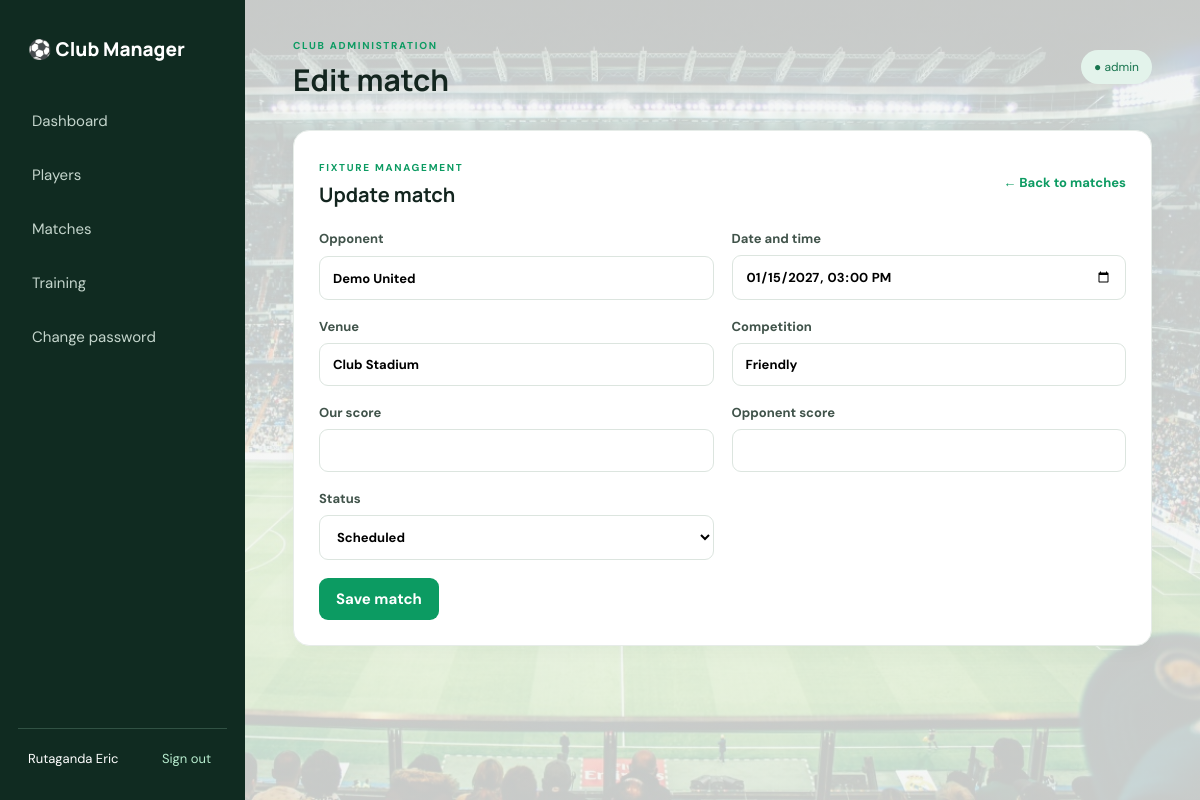
The page /index.php?route=matches/form&id=1 (signed in) on the database its author committed.
### tables this page shows
CREATE TABLE IF NOT EXISTS matches (
    id INT AUTO_INCREMENT PRIMARY KEY,
    opponent VARCHAR(150) NOT NULL,
    match_date DATETIME NOT NULL,
    venue VARCHAR(150) NOT NULL,
    competition VARCHAR(120) NULL,
    our_score INT NULL,
    opponent_score INT NULL,
    status ENUM('scheduled','completed','cancelled') NOT NULL DEFAULT 'scheduled',
    created_at TIMESTAMP DEFAULT CURRENT_TIMESTAMP
);

### app/core/Controller.php (called while the page is built, shortened)
<?php
class Controller {
    protected function view(string $name, array $data = []): void {
        extract($data, EXTR_SKIP);
        require __DIR__ . '/../views/layouts/header.php';
        require __DIR__ . '/../views/' . $name . '.php';
        require __DIR__ . '/../views/layouts/footer.php';
    }
}

### app/controllers/MatchController.php (called while the page is built, shortened)
<?php
class MatchController extends Controller {
    private MatchModel $model;
    public function __construct(){ $this->model=new MatchModel(); }
    public function form(): void{
        $id=request_id($_GET,'id');
        $id=$id??0;
        $match=$id?$this->model->find($id):null;
        $this->view('matches/form',['title'=>$id?'Edit match':'Schedule match','match'=>$match]);
    }
}

### index.php (called while the page is built, shortened)
<?php
require_once __DIR__.'/helpers/functions.php';
require_once __DIR__.'/app/core/Database.php';
require_once __DIR__.'/app/core/Controller.php';
$route=$_GET['route']??(isset($_SESSION['user'])?'dashboard':'login');
$routes=[
 'login'=>[AuthController::class,'login'],'logout'=>[AuthController::class,'logout'],
 'account/password'=>[AuthController::class,'changePassword'],
 'dashboard'=>[DashboardController::class,'index'],
 'players'=>[PlayerController::class,'index'],'players/form'=>[PlayerController::class,'form'],'players/save'=>[PlayerController::class,'save'],'players/delete'=>[PlayerController::class,'delete'],
 'matches'=>[MatchController::class,'index'],'matches/form'=>[MatchController::class,'form'],'matches/save'=>[MatchController::class,'save'],'matches/delete'=>[MatchController::class,'delete'],
 'trainings'=>[TrainingController::class,'index'],'trainings/form'=>[TrainingController::class,'form'],'trainings/save'=>[TrainingController::class,'save'],'trainings/delete'=>[TrainingController::class,'delete'],
 'api/summary'=>[ApiController::class,'summary']
];
try {
    [$class,$method]=$routes[$route];
    (new $class())->$method();
} catch (Throwable $e) {
    error_log('Application error: ' . $e->getMessage());
    http_response_code(500);
    echo APP_DEBUG
        ? 'Application error: ' . htmlspecialchars($e->getMessage(), ENT_QUOTES, 'UTF-8')
        : 'An unexpected error occurred. Please try again later.';
}

### helpers/functions.php (called while the page is built, shortened)
<?php
function e(mixed $value): string {
    return htmlspecialchars(is_scalar($value) ? (string)$value : '', ENT_QUOTES, 'UTF-8');
}
function request_id(array $source, string $key): int|false|null {
    $id = filter_var((string)$source[$key], FILTER_VALIDATE_INT);
    return $id !== false && $id > 0 ? $id : false;
}

### app/core/Database.php (called while the page is built, shortened)
<?php
class Database {
    private static ?PDO $pdo = null;
    public static function connection(): PDO {
        if (self::$pdo === null) {
            self::$pdo = new PDO(
                'mysql:host=' . DB_HOST . ';dbname=' . DB_NAME . ';charset=utf8mb4',
                DB_USER, DB_PASS,
                [PDO::ATTR_ERRMODE => PDO::ERRMODE_EXCEPTION,
                 PDO::ATTR_DEFAULT_FETCH_MODE => PDO::FETCH_ASSOC,
                 PDO::ATTR_EMULATE_PREPARES => false]
            );
        }
        return self::$pdo;
    }
}

### app/models/Match.php (called while the page is built, shortened)
<?php
class MatchModel {
    private PDO $db;
    public function __construct(){ $this->db=Database::connection(); }
    public function find(int $id): ?array { $s=$this->db->prepare('SELECT * FROM matches WHERE id=?');$s->execute([$id]);return $s->fetch() ?: null; }
}

### app/views/matches/form.php (the view)
<section class="panel form-panel"><div class="panel-head"><div><span class="eyebrow">FIXTURE MANAGEMENT</span><h2><?= $match?'Update match':'Schedule a match' ?></h2></div><a class="text-link" href="index.php?route=matches">← Back to matches</a></div><form method="post" action="index.php?route=matches/save" class="form-grid"><?= csrf_field() ?><?php if($match): ?><input type="hidden" name="id" value="<?= e($match['id']) ?>"><?php endif; ?>
<label>Opponent<input name="opponent" required value="<?= e($match['opponent']??'') ?>"></label><label>Date and time<input type="datetime-local" name="match_date" required value="<?= e(isset($match['match_date'])?date('Y-m-d\\TH:i',strtotime($match['match_date'])):'') ?>"></label><label>Venue<input name="venue" required value="<?= e($match['venue']??'') ?>"></label><label>Competition<input name="competition" value="<?= e($match['competition']??'') ?>"></label><label>Our score<input type="number" min="0" name="our_score" value="<?= e($match['our_score']??'') ?>"></label><label>Opponent score<input type="number" min="0" name="opponent_score" value="<?= e($match['opponent_score']??'') ?>"></label><label>Status<select name="status"><?php foreach(['scheduled','completed','cancelled'] as $v): ?><option value="<?= e($v) ?>" <?= (($match['status']??'scheduled')===$v)?'selected':'' ?>><?= e(ucfirst($v)) ?></option><?php endforeach; ?></select></label><div class="wide"><button class="btn">Save match</button></div></form></section>

### public/css/style.css (style rules this page uses)
:root { --green:#0c9b62;--dark:#13251f;--muted:#718078;--bg:#f4f7f5;--line:#e6ece8;--white:#fff;--red:#c43d4b }
* { box-sizing:border-box }
body { margin:0;min-height:100vh;background:linear-gradient(rgba(244,247,245,.82),rgba(244,247,245,.82)),url('../images/stadium.jpg') center/cover fixed no-repeat;color:var(--dark);font:15px 'DM Sans',sans-serif }
h1,h2,h3,.brand { font-family:Manrope,sans-serif }
a { color:var(--green);text-decoration:none }
button,input,select,textarea { font:inherit }
.topbar,.panel-head { display:flex;justify-content:space-between;align-items:center;gap:20px }
.eyebrow { font-size:10px;letter-spacing:1.7px;font-weight:700;color:var(--green) }
.stat-card,.panel { background:#fff;border:1px solid var(--line);border-radius:16px;box-shadow:0 5px 20px #1c463508 }
.panel { padding:25px;margin-bottom:24px }
.panel-head { margin-bottom:22px }
.panel-head h2 { font-size:20px;margin:5px 0 0 }
.btn { display:inline-flex;align-items:center;justify-content:center;background:var(--green);color:#fff;border:0;border-radius:9px;padding:11px 17px;font-weight:700;cursor:pointer }
.form-panel { max-width:900px }
.form-grid { display:grid;grid-template-columns:1fr 1fr;gap:18px }
.form-grid label,.stack label { display:grid;gap:8px;font-size:13px;font-weight:700;color:#40534a }
.form-grid input,.form-grid select,.form-grid textarea,.stack input { width:100%;padding:12px 13px;border:1px solid #dce5df;border-radius:9px;background:#fff;outline:none }
.wide { grid-column:1/-1 }
.text-link { font-size:13px;font-weight:700 }

### rows shown on the page
matches: opponent "Demo United", match_date "01/15/2027 15:00", venue "Club Stadium", competition "Friendly", status "Scheduled"

### other values the page prints
$_SESSION['user']['username'] "Rutaganda Eric"
$title "Edit match"
$_SESSION['user']['role'] "admin"
